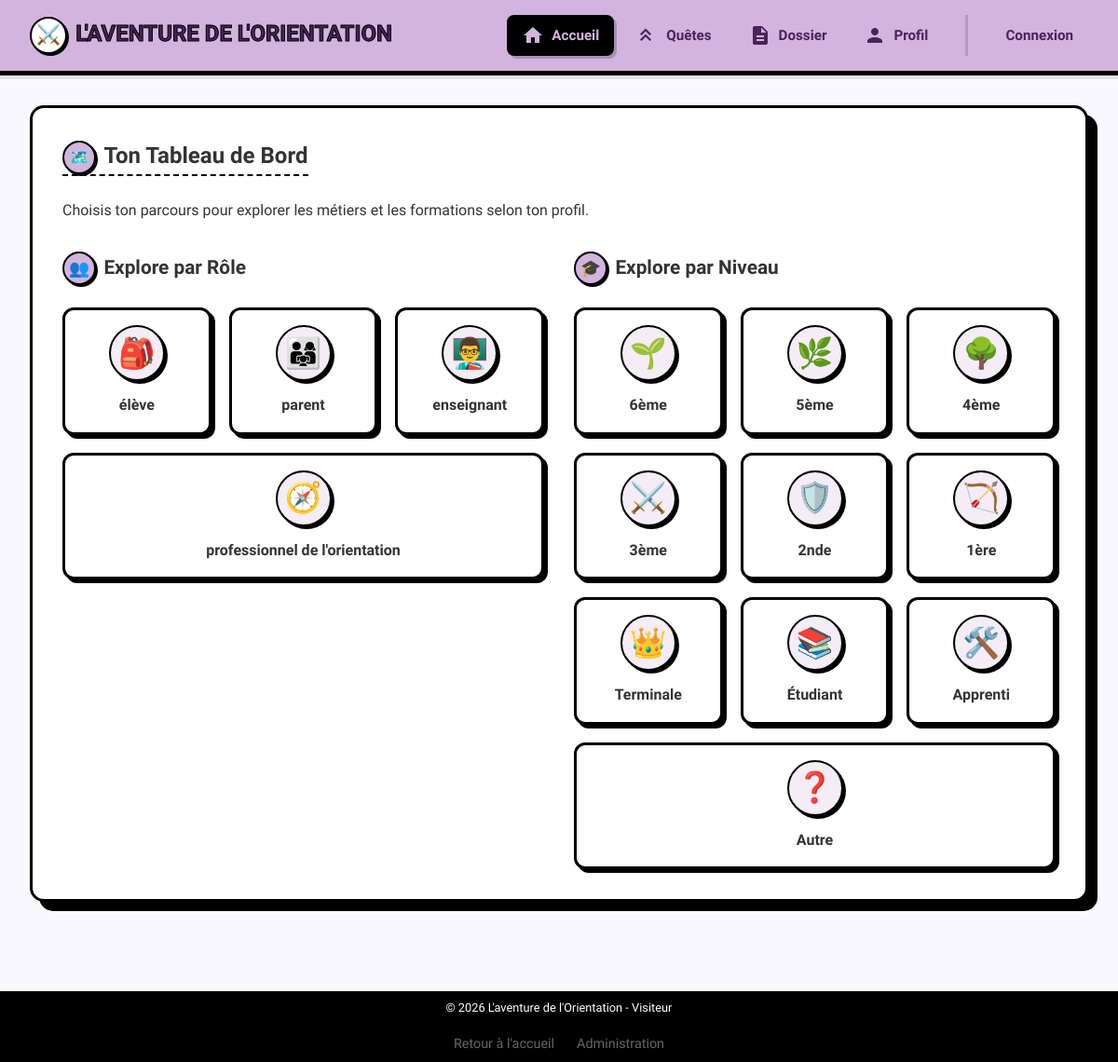
The app's page /adventure/ with its own data.
### adventure/models.py (models this page shows, shortened)
class Role(models.Model):
    label = models.CharField(max_length=50, unique=True)

class Level(models.Model):
    label = models.CharField(max_length=50, unique=True)

### adventure/views.py (the view)
# urls.py: path("adventure/", views.dashboard, name="dashboard"),
def dashboard(request):
    levels = Level.objects.all()
    roles = Role.objects.exclude(label="admin")
    level_icons = {
        "6ème": "🌱",
        "5ème": "🌿",
        "4ème": "🌳",
        "3ème": "⚔️",
        "2nde": "🛡️",
        "1ère": "🏹",
        "Terminale": "👑",
        "Apprenti": "🛠️",
        "Autre": "❓",
    }
    role_icons = {
        "élève": "🎒",
        "parent": "👨‍👩‍👧",
        "enseignant": "👨‍🏫",
        "professionnel de l'orientation": "🧭",
    }
    for lvl in levels:
        lvl.icon = level_icons.get(lvl.label, "📚")
    for rl in roles:
        rl.icon = role_icons.get(rl.label, "👤")
    return render(
        request, "adventure/dashboard.html", {"levels": levels, "roles": roles}
    )

### adventure/templates/adventure/dashboard.html
{% extends 'adventure/base.html' %}
{% load static %}
{% block content %}
<section id="home-section" class="panel view">
    <h2><span class="icon">🗺️</span> Ton Tableau de Bord</h2>
    <p style="margin-bottom: 2rem;">Choisis ton parcours pour explorer les métiers et les formations selon ton profil.</p>
    <div class="dashboard-grid">
        <div class="dashboard-group">
            <h3><span class="icon">👥</span> Explore par Rôle</h3>
            <div id="role-buttons" class="button-cloud">
                {% for role in roles %}
                <a href="{% url 'adventure:activity_list' %}?role_id={{ role.id }}" class="cloud-btn role-filter-btn" data-id="{{ role.id }}">
                    <div class="role-icon">{{ role.icon }}</div>
                    {{ role.label }}
                </a>
                {% endfor %}
            </div>
        </div>
        <div class="dashboard-group">
            <h3><span class="icon">🎓</span> Explore par Niveau</h3>
            <div id="level-buttons" class="button-cloud">
                {% for level in levels %}
                <a href="{% url 'adventure:activity_list' %}?level_id={{ level.id }}" class="cloud-btn level-filter-btn" data-id="{{ level.id }}">
                    <div class="role-icon">{{ level.icon }}</div>
                    {{ level.label }}
                </a>
                {% endfor %}
            </div>
        </div>
    </div>
</section>
{% endblock %}

### adventure/static/adventure/css/style.css (style rules this page uses)
:root { --primary-color: #d2b4de; --primary-light: #f4ecf7; --secondary-color: #ebdef0; --accent-color: #a569bd; --bg-body: #faf8ff; --bg-panel: #ffffff; --bg-light: #f9f5ff; --text-main: #333; --text-header: #4a235a; --border-main: black; }
* { box-sizing: border-box; margin: 0; padding: 0; }
body { font-family: 'Comic Neue', cursive, 'Comic Sans MS', sans-serif; background-color: var(--bg-body); color: var(--text-main); line-height: 1.6; min-height: 100vh; display: flex; flex-direction: column; }
.view { display: none; }
.view:not(.hidden) { display: block; }
.icon { display: inline-flex; align-items: center; justify-content: center; background: var(--primary-color); border: 2px solid var(--border-main); border-radius: 50%; width: 36px; height: 36px; box-shadow: 2px 2px 0 var(--border-main); font-size: 1.1rem; margin-right: 0.2rem; color: var(--text-header); }
.panel { background: var(--bg-panel); border: 3px solid var(--border-main); padding: 2rem; border-radius: 15px; box-shadow: 10px 10px 0 var(--border-main); margin-bottom: 2rem; }
.panel h2 { margin-bottom: 1.5rem; border-bottom: 2px dashed var(--border-main); display: inline-block; }
.dashboard-grid { display: grid; grid-template-columns: 1fr 1fr; gap: 2rem; }
.dashboard-group h3 { margin-bottom: 1.5rem; font-size: 1.3rem; }
.button-cloud { display: flex; flex-wrap: wrap; gap: 1.2rem; }
.cloud-btn { background: #fff; color: var(--text-main); padding: 1rem 1.5rem; border: 3px solid var(--border-main); box-shadow: 4px 4px 0 var(--border-main); font-weight: bold; cursor: pointer; border-radius: 12px; transition: all 0.1s ease; display: flex; flex-direction: column; align-items: center; gap: 0.8rem; min-width: 130px; flex: 1 1 130px; max-width: 100%; text-decoration: none; }
.role-icon { font-size: 2rem; background: var(--primary-light); width: 60px; height: 60px; display: flex; align-items: center; justify-content: center; border-radius: 50%; border: 2px solid var(--border-main); box-shadow: 3px 3px 0 var(--border-main); }

### records on screen
Role: icon "🎒", label "élève"
Role: icon "👨‍👩‍👧", label "parent"
Role: icon "👨‍🏫", label "enseignant"
Role: icon "🧭", label "professionnel de l'orientation"
Level: icon "🌱", label "6ème"
Level: icon "🌿", label "5ème"
Level: icon "🌳", label "4ème"
Level: icon "⚔️", label "3ème"
Level: icon "🛡️", label "2nde"
Level: icon "🏹", label "1ère"
Level: icon "👑", label "Terminale"
Level: icon "📚", label "Étudiant"
Level: icon "🛠️", label "Apprenti"
Level: icon "❓", label "Autre"
